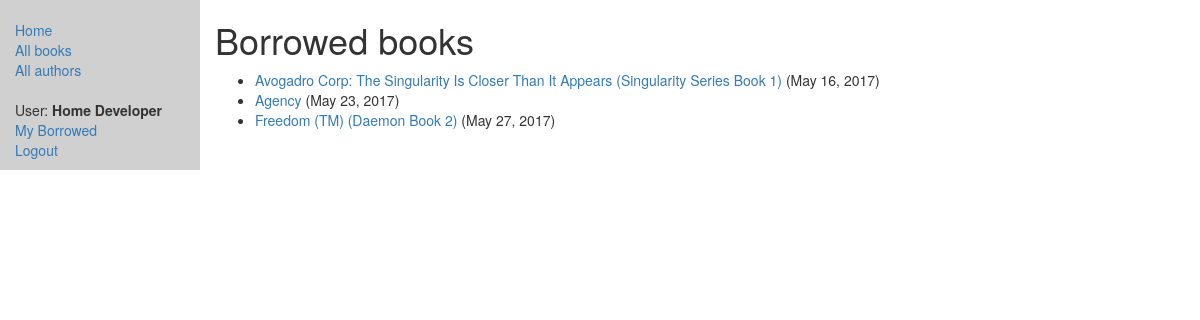
Page /catalog/mybooks/ (signed in) on the earlier database version.
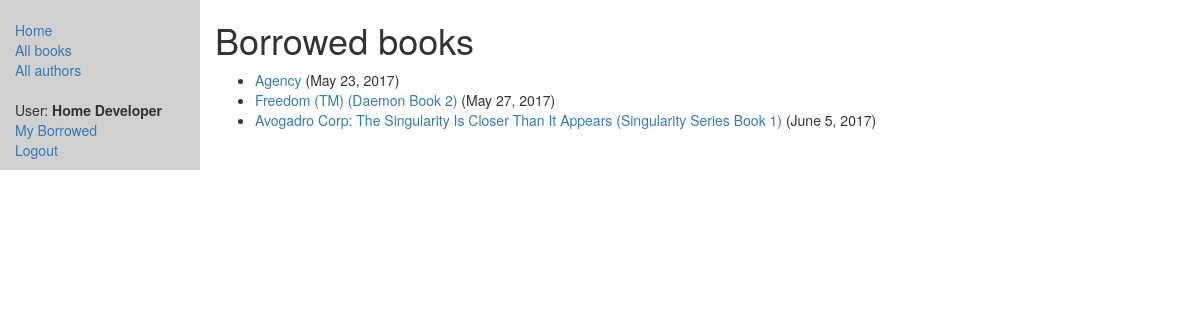
Same page on the later database version.
### catalog/models.py (models this page shows, shortened)
class BookInstance(models.Model):
    id = models.UUIDField(primary_key=True, default=uuid.uuid4, help_text="Unique ID for this particular copy of the book")
    book = models.ForeignKey(Book, on_delete=models.SET_NULL, null=True)
    imprint = models.CharField(max_length=200)
    due_back = models.DateField(null=True, blank=True)
    borrower = models.ForeignKey(User, on_delete=models.SET_NULL, null=True, blank=True)
    LOAN_STATUS = (
        ('d', 'Maintenance'),
        ('o', 'On Loan'),
        ('a', 'Available'),
        ('r', 'Reserved'),
    )
    status = models.CharField(max_length=1, choices=LOAN_STATUS, blank=True, default='d', help_text="Book Availability")
    @property
    def is_overdue(self):
        if date.today() > self.due_back:
            return True
        return False
    class Meta:
        ordering = ["due_back"]
        permissions = (("can_mark_as_returned", "Set book as returned"),)

class Book(models.Model):
    title = models.CharField(max_length=200)
    author = models.ForeignKey('Author', on_delete=models.SET_NULL, null=True)
    summary = models.TextField(max_length=1000, help_text="Enter a brief summary for the book here.")
    isbn = models.CharField('ISBN', max_length=13, help_text='13 Character <a href="https://www.isbn-international.org/content/what-isbn">ISBN number</a>')
    genre = models.ManyToManyField(Genre, help_text="Select a genre for this book")
    def display_genre(self):
        return ', '.join(genre.name for genre in self.genre.all()[:3])
    display_genre.short_description = 'Genre'

### catalog/views.py (the view)
class LoanedBooksByUserListView(LoginRequiredMixin, generic.ListView):
    model = BookInstance
    template_name = 'catalog/bookinstance_list_borrowed_user.html'
    paginate_by = 10
    def get_queryset(self):
        return BookInstance.objects.filter(borrower=self.request.user).filter(status__exact='o').order_by('due_back')

### catalog/templates/catalog/bookinstance_list_borrowed_user.html (shortened to what this page needs)
{% extends "base.html" %}
{% block content %}
<h1>Borrowed books</h1>
   {% if bookinstance_list %}
   <ul>
     {% for bookinst in bookinstance_list %}
     <li class="{% if bookinst.is_overdue %}text-danger{% endif %}">
       <a href="{% url 'book-detail' bookinst.book.pk %}">{{bookinst.book.title}}</a> ({{ bookinst.due_back }})
     </li>
     {% endfor %}
   </ul>
   {% else %}
     <p>There are no books borrowed.</p>
   {% endif %}
{% endblock content %}

### catalog/templates/base.html (shortened to what this page needs)
<!DOCTYPE html>
<html lang="en">
<head>
  <link rel="stylesheet" href="https://maxcdn.bootstrapcdn.com/bootstrap/3.3.7/css/bootstrap.min.css">
  {% load staticfiles %}
  <link rel="stylesheet" href="{% static 'css/styles.css' %}">
</head>
<body>
  <div class="container-fluid">
    <div class="row">
      <div class="col-sm-2 mysidebar">
      {% block sidebar %}
      <ul class="sidebar-nav">
          <li><a href="{% url 'index' %}">Home</a></li>
          <li><a href="{% url 'books' %}">All books</a></li>
          <li><a href="{% url 'authors' %}">All authors</a></li>
      </ul>
      <ul class="sidebar-nav">
          {% if user.is_authenticated %}
             <li>User: <strong>{{ user.get_full_name }}</strong></li>
             <li><a href="{% url 'my-borrowed' %}">My Borrowed</a></li>
             <li><a href="{% url 'logout'%}?next={{request.path}}">Logout</a></li>
          {% else %}
             <li><a href="{% url 'login'%}?next={{request.path}}">Login</a></li>
          {% endif %}
      </ul>
     {% endblock %}
      </div>
      <div class="col-sm-10 ">
      {% block content %}{% endblock content %}
      </div>
    </div>
  </div>
</body>
</html>

### catalog/static/css/styles.css (style rules this page uses)
.sidebar-nav { margin-top: 20px; padding: 0; list-style: none; }
.mysidebar { background-color: #d0d0d0; }

Differences in the rows shown:
changed BookInstance: due_back "May 16, 2017" → "June 5, 2017"; moves down the list
